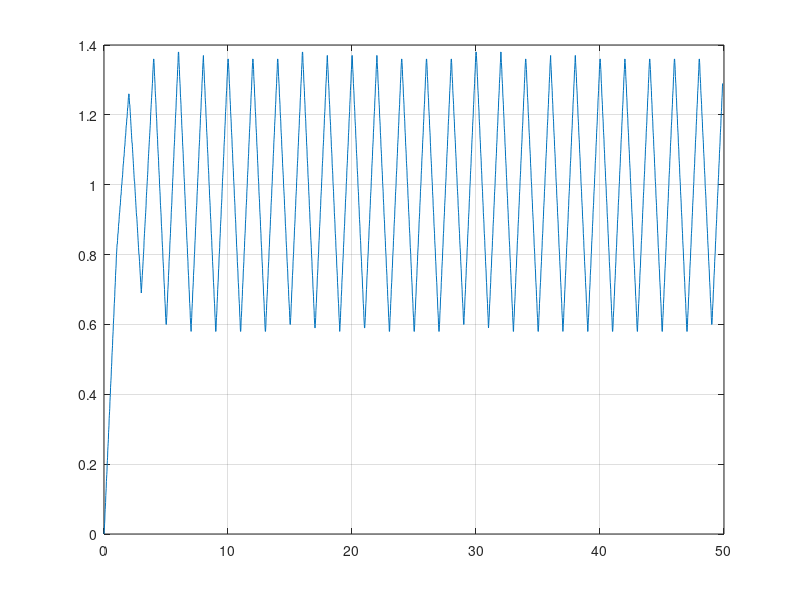

Write the MATLAB code that produced this figure.
p = dlmread('66.csv', ';', 1, 0);

nz = find(p(:,2));

p = p(nz-1:end,:);

t0 = p(1,1);
p(:,1) = (p(:,1) - t0) * 10^(-6);
plot(p(:, 1), p(:,2));
grid;

%axis([0 12 d0 120])